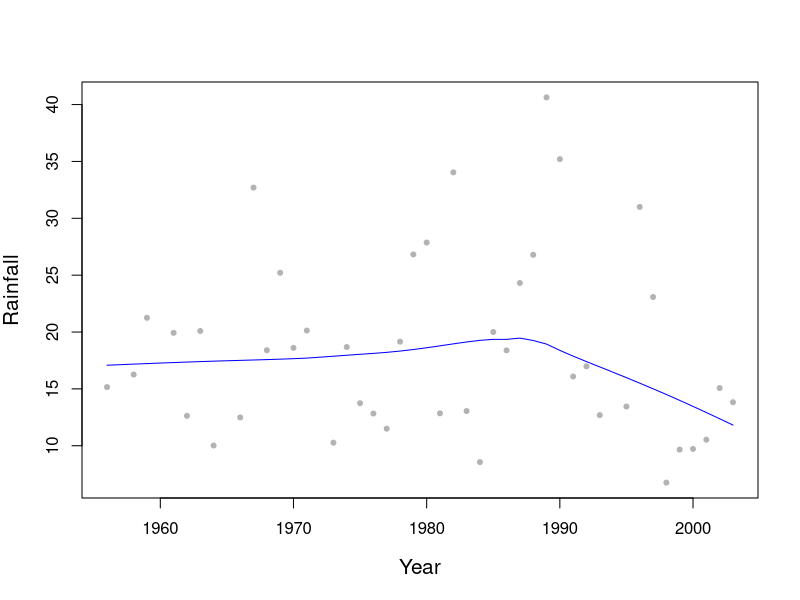
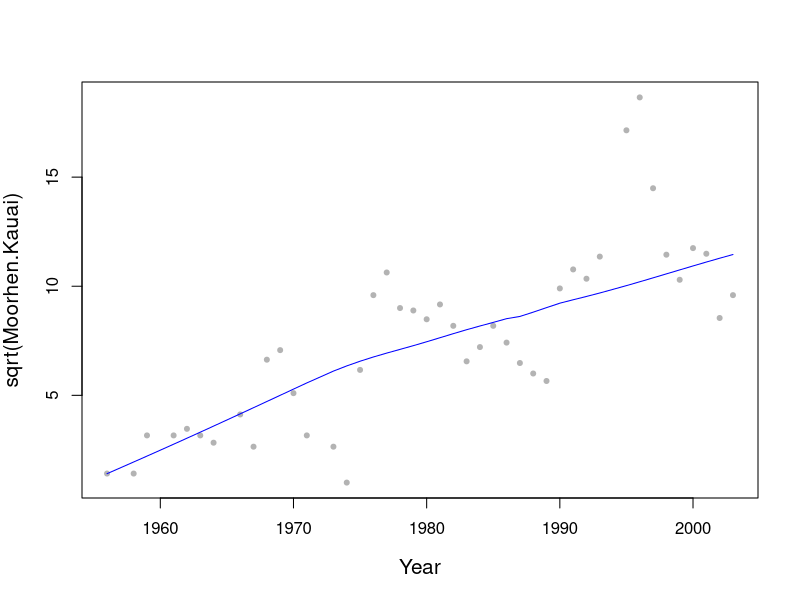
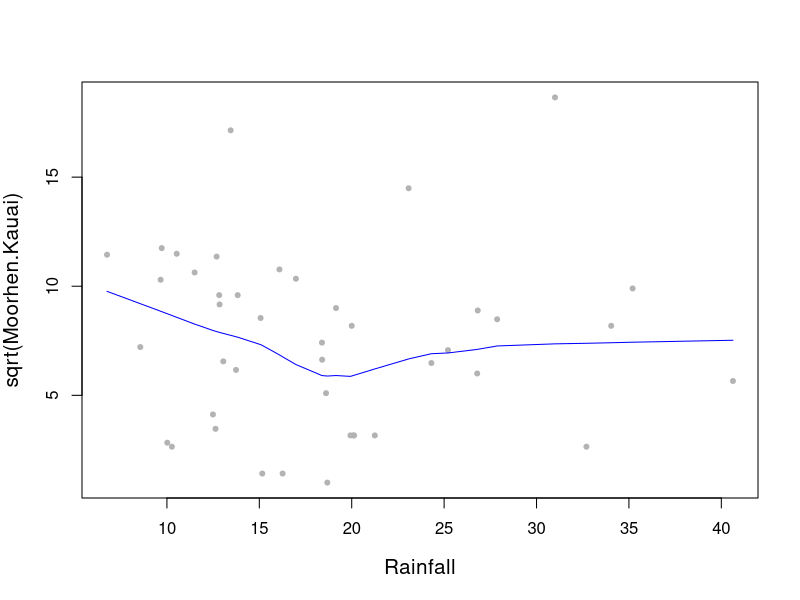
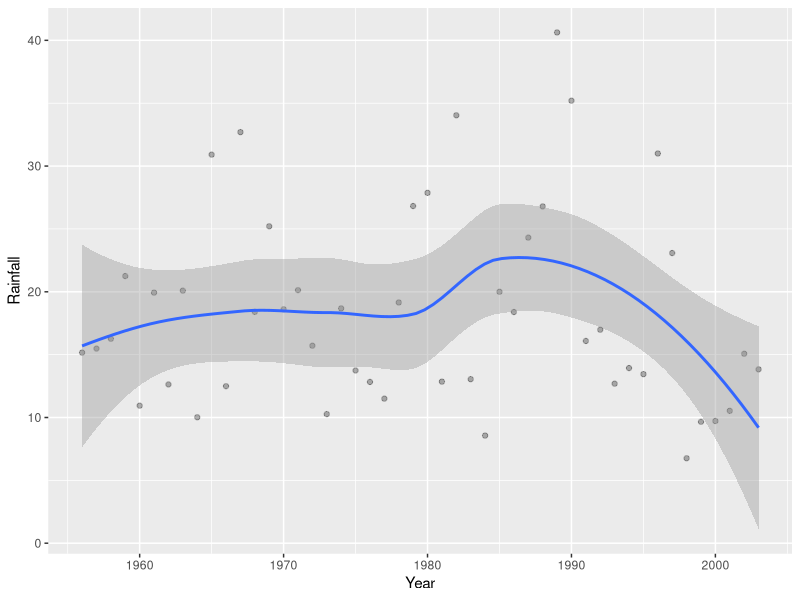
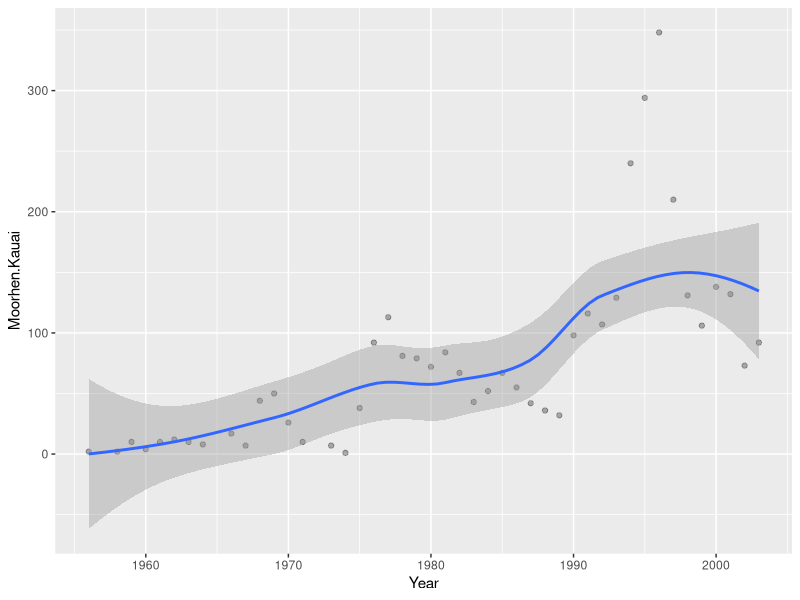
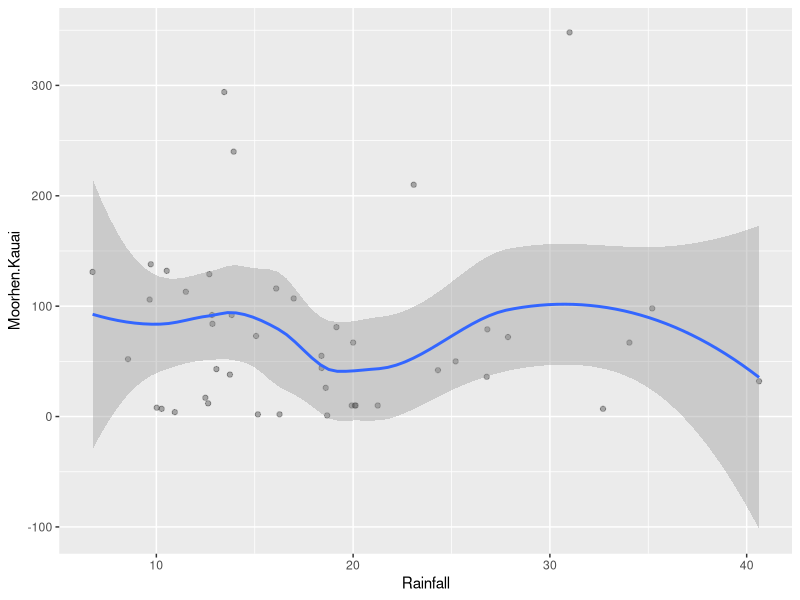
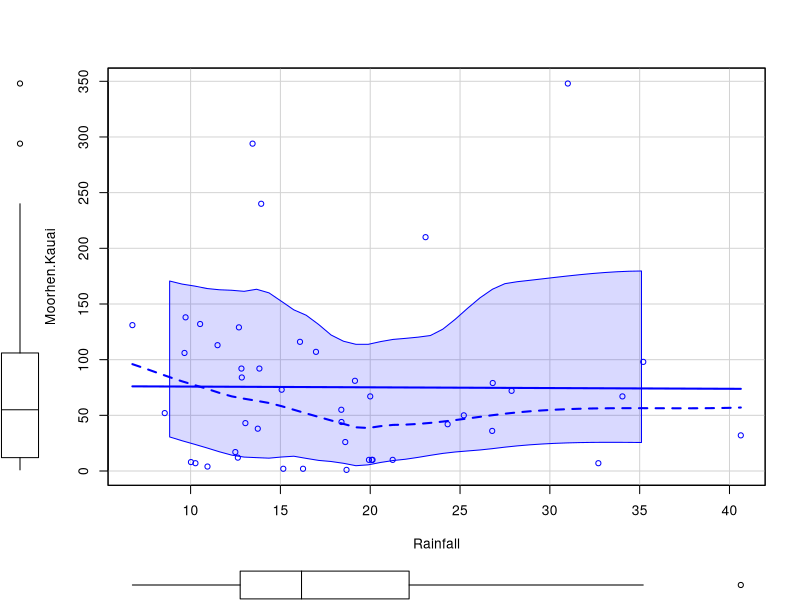
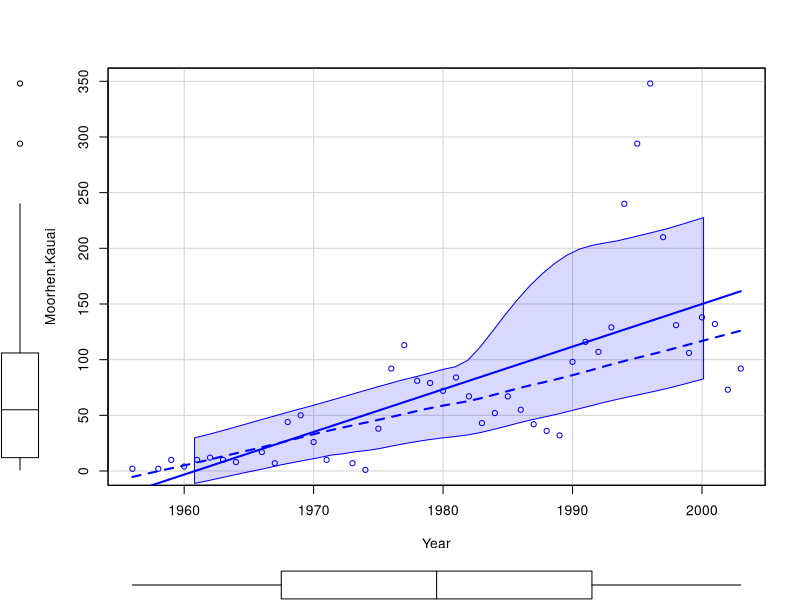

Recreate these plots in R, in order.
# setwd("//media//kswada//MyFiles//R//hawaii")
setwd("//media//kswada//MyFiles//R//Generalized_linear_model_and_heterogeneity//hawaii")

packages <- c("dplyr", "lattice")
purrr::walk(packages, library, character.only = TRUE, warn.conflicts = FALSE)



# ------------------------------------------------------------------------------
# data:  Hawaii
# ------------------------------------------------------------------------------

Hawaii <- read.table(file = "Hawaii.txt", header = TRUE)


str(Hawaii)


dim(Hawaii)


car::some(Hawaii)



# ------------------------------------------------------------------------------
# data exploration:  continuous Y vs. continuous X
# ------------------------------------------------------------------------------

Hawaii2 <- na.exclude(Hawaii)

plot(Rainfall ~ Year, data = Hawaii2, ylab = "Rainfall", xlab = "Year", cex.lab = 1.25, pch = 20, col = gray(0.7))
lines(lowess(Hawaii2$Year, Hawaii2$Rainfall), col = "blue", lwd = 1)


plot(sqrt(Moorhen.Kauai) ~ Year, data = Hawaii2, ylab = "sqrt(Moorhen.Kauai)", xlab = "Year", cex.lab = 1.25, pch = 20, col = gray(0.7))
lines(lowess(Hawaii2$Year, sqrt(Hawaii2$Moorhen.Kauai)), col = "blue", lwd = 1)


plot(sqrt(Moorhen.Kauai) ~ Rainfall, data = Hawaii2, ylab = "sqrt(Moorhen.Kauai)", xlab = "Rainfall", cex.lab = 1.25, pch = 20, col = gray(0.7))
lines(lowess(Hawaii2$Rainfall, sqrt(Hawaii2$Moorhen.Kauai)), col = "blue", lwd = 1)





# ------------------------------------------------------------------------------
# data exploration:  continuous Y vs. continuous X   by ggplot
# ------------------------------------------------------------------------------

library(ggplot2)


ggplot(Hawaii, aes(x = Year, y = Rainfall)) + xlab("Year") + ylab("Rainfall") + geom_point(alpha = 0.3) + stat_smooth()


ggplot(Hawaii, aes(x = Year, y = Moorhen.Kauai)) + xlab("Year") + ylab("Moorhen.Kauai") + geom_point(alpha = 0.3) + stat_smooth()


ggplot(Hawaii, aes(x = Rainfall, y = Moorhen.Kauai)) + xlab("Rainfall") + ylab("Moorhen.Kauai") + geom_point(alpha = 0.3) + stat_smooth()




# ------------------------------------------------------------------------------
# data exploration:  continuous Y vs. continuous X   by scatterplot
# ------------------------------------------------------------------------------

formula <- Moorhen.Kauai ~ Rainfall

car::scatterplot(formula, data = Hawaii)



formula <- Moorhen.Kauai ~ Year

car::scatterplot(formula, data = Hawaii)
